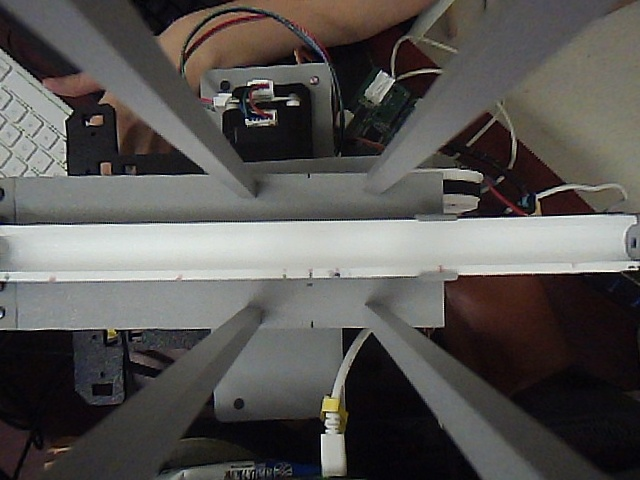
#> input picture project/Data/rod_recalibration_20260730/20260730_223812_empty/frame_0000_seq_00000126.jpg, 640 x 480 px
$ python -i ball_detector.py   (imports and definitions only)
#> lines starting #> are read from the running program, lines starting #| are printed output that depends on the picture
#> further down, picture is the input picture: shape (480, 640, 3); mean B, G, R 82.4, 84.9, 87.5
"""Initial ROI + Hough-circle steel-ball detector for the collected dataset."""

from dataclasses import dataclass
from math import exp
from typing import Optional

import cv2
import numpy as np

from project.Core.models import BallDetection


@dataclass(frozen=True)
class BallDetectorConfig:
    """Detector values are expressed for the 640x480 undistorted reference image."""

    reference_width: int = 640
    reference_height: int = 480
    roi_top: int = 215
    roi_bottom: int = 285
    min_radius: int = 6
    max_radius: int = 15
    expected_radius: float = 12.5
    rod_y_intercept: float = 238.5
    rod_y_slope: float = 0.032
    median_blur_size: int = 5
    hough_dp: float = 1.1
    hough_min_distance: float = 25.0
    hough_param1: float = 90.0
    hough_param2: float = 16.0
    max_path_error: float = 18.0
    prediction_weight: float = 0.08
    max_prediction_distance: float = 55.0

    def validate(self) -> None:
        if self.reference_width <= 0 or self.reference_height <= 0:
            raise ValueError("reference image dimensions must be positive")
        if not 0 <= self.roi_top < self.roi_bottom <= self.reference_height:
            raise ValueError("invalid detector ROI")
        if not 0 < self.min_radius <= self.max_radius:
            raise ValueError("invalid radius range")
        if self.median_blur_size < 3 or self.median_blur_size % 2 == 0:
            raise ValueError("median blur size must be an odd number >= 3")


class BallDetector:
    """Detect the most plausible circular ball candidate inside the groove ROI."""

    def __init__(self, config: Optional[BallDetectorConfig] = None):
        self.config = config or BallDetectorConfig()
        self.config.validate()

    def detect(
        self, frame: np.ndarray, predicted_x: Optional[float] = None
    ) -> BallDetection:
        if frame is None or frame.size == 0:
            raise ValueError("frame must be a non-empty image")
        if frame.ndim not in (2, 3):
            raise ValueError("frame must be a grayscale or BGR image")

        height, width = frame.shape[:2]
#> height = 480; width = 640
        scale_x = width / self.config.reference_width
#> scale_x = 1
        scale_y = height / self.config.reference_height
#> scale_y = 1
        radius_scale = (scale_x + scale_y) * 0.5
#> radius_scale = 1
        top = max(0, int(round(self.config.roi_top * scale_y)))
#> top = 215
        bottom = min(height, int(round(self.config.roi_bottom * scale_y)))
#> bottom = 285
        left = 0
        right = width
#> right = 640
        if predicted_x is not None:
            search_margin = (
                self.config.max_prediction_distance + self.config.max_radius
            ) * scale_x
            left = max(0, int(np.floor(predicted_x - search_margin)))
            right = min(width, int(np.ceil(predicted_x + search_margin)) + 1)
        source_roi = frame[top:bottom, left:right]
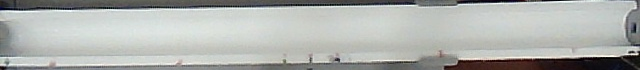
#> source_roi: shape (70, 640, 3); mean B, G, R 172.6, 175.9, 173.2
        roi = (
            source_roi
            if source_roi.ndim == 2
            else cv2.cvtColor(source_roi, cv2.COLOR_BGR2GRAY)
        )
        if roi.size == 0:
            return BallDetection(detected=False)

        blurred = cv2.medianBlur(roi, self.config.median_blur_size)
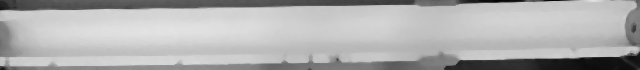
#> blurred: shape (70, 640); min 4, max 227, mean 175.1
        circles = cv2.HoughCircles(
            blurred,
            cv2.HOUGH_GRADIENT,
            dp=self.config.hough_dp,
            minDist=max(1.0, self.config.hough_min_distance * scale_x),
            param1=self.config.hough_param1,
            param2=self.config.hough_param2,
            minRadius=max(1, int(round(self.config.min_radius * radius_scale))),
            maxRadius=max(2, int(round(self.config.max_radius * radius_scale))),
        )
#> circles = None
        if circles is None or len(circles[0]) == 0:
            return BallDetection(detected=False)

        candidates = []
        for local_x, local_y, radius in circles[0]:
            x = float(local_x + left)
            y = float(local_y + top)
            expected_y = (
                self.config.rod_y_intercept
                + self.config.rod_y_slope * (x / scale_x)
            ) * scale_y
            path_error = abs(y - expected_y)
            if path_error > self.config.max_path_error * scale_y:
                continue
            radius_error = abs(float(radius) - self.config.expected_radius * radius_scale)
            prediction_error = (
                0.0 if predicted_x is None else abs(x - predicted_x)
            )
            if (
                predicted_x is not None
                and prediction_error > self.config.max_prediction_distance * scale_x
            ):
                continue
            score = path_error + radius_error * 0.35 + prediction_error * self.config.prediction_weight
            candidates.append((score, x, y, float(radius), path_error, radius_error))

        if not candidates:
            return BallDetection(detected=False, candidate_count=len(circles[0]))

        candidates.sort(key=lambda item: item[0])
        _, x, y, radius, path_error, radius_error = candidates[0]
        path_confidence = exp(-0.5 * (path_error / max(1.0, 7.0 * scale_y)) ** 2)
        radius_confidence = exp(
            -0.5 * (radius_error / max(1.0, 4.0 * radius_scale)) ** 2
        )
        ambiguity = 1.0 / (1.0 + 0.15 * (len(candidates) - 1))
        confidence = float(np.clip(path_confidence * radius_confidence * ambiguity, 0.0, 1.0))
        return BallDetection(
            detected=True,
            pixel_x=x,
            pixel_y=y,
            radius_px=radius,
            confidence=confidence,
            candidate_count=len(candidates),
        )

    def roi_bounds(self, frame_shape) -> tuple:
        height, width = frame_shape[:2]
        scale_y = height / self.config.reference_height
        top = max(0, int(round(self.config.roi_top * scale_y)))
        bottom = min(height, int(round(self.config.roi_bottom * scale_y)))
        return 0, top, width, bottom

>>> import cv2
>>> picture = cv2.imread('../Data/rod_recalibration_20260730/20260730_223812_empty/frame_0000_seq_00000126.jpg')
>>> result = BallDetector().detect(picture)
